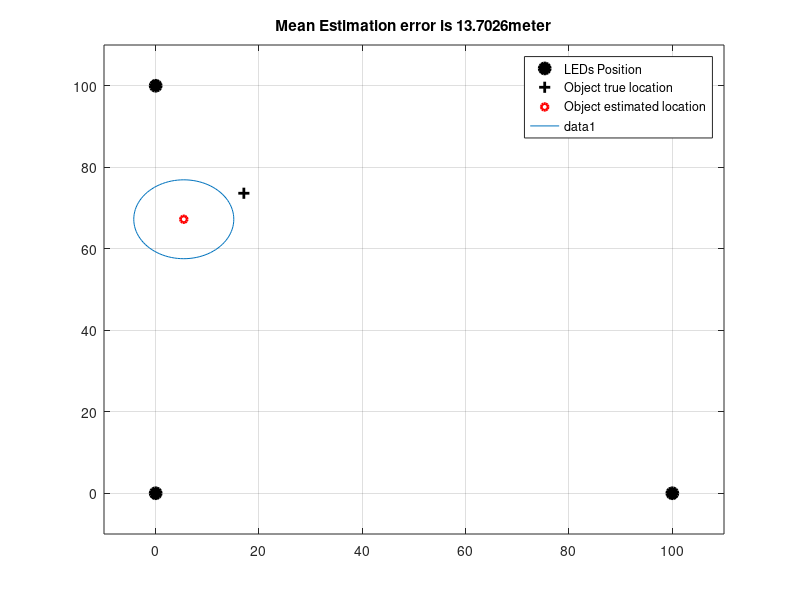

The MATLAB script that drew this image:

clc
networkSize=100;
LedAr=100;
LedPos=[0 0;0 100;100 100;100 0];
N=4;
M1=1;
xd=100;
yd=100;
clf
DisEr=zeros(100,1);
for i=1:20
        x=100*rand(1);
        y=100*rand(1);
        %x=50*rand(1);
        %y=50*rand(1);
        mobloc=[x y];
        d1=sqrt(x.^2+y.^2)+15*randn-.5;
        d2=sqrt(x.^2+(y-100).^2)+5*randn-.5;
        d4=sqrt(y.^2+(x-100).^2)+5*rand(1)-.5;
        d3=sqrt((x-100).^2+(y-100).^2)+5*rand(1)-.5;
        d=[d1 d2 d3 d4];
        d12=sqrt(x.^2+y.^2);
        d22=sqrt(x.^2+(y-100).^2);
        d42=sqrt(y.^2+(x-100).^2);
        d32=sqrt((x-100).^2+(y-100).^2);
        %e1=d1-d12;
        %e2=d2-d22;
        %e3=d3-d32;
        %e4=d4-d42;

        %1 and 2 intersection=d1.^2
        y1=(d1.^2+100.^2-d2.^2)/200; %intersection btn 1 & 2
         x1=sqrt(d1.^2-y1.^2);
         L(1)=x1;
         M(1)=y1;
         x2=  (100.^2-d4.^2+d1.^2)/200;     %1&4
         y2=sqrt(d1.^2-x2.^2);
         L(2)=x2;
         M(2)=y2;
         x3=(d1.^2-d4.^2+100^2)/200;
         y3=(d1.^2+100.^2-d2.^2)/200;
         L(3)=x3;
         M(3)=y3;
         X=[mean(L) mean(M)];
         
        u=5.3434;
        Sd=2.7794;
         
         
         %Xsq=[mean(L) mean(M)];
         
         %Xsq=[abs(mean(sqrt(sum(L.^2)))) abs(mean(sqrt(sum(M.^2))))];
         dr=zeros(4,1);
         
         for i=1:4
                dr(i)= sqrt((X(:,1)-LedPos(i,1)).^2+(X(:,2)-LedPos(i,2)).^2);
                
         end
         e=abs(dr-d');
         inx=find(e==max(e));
         
         d(1,inx)=[d(1,inx)-max(e)];
         d=d';
         d1=d(1,1);
         d2=d(2,1);
         d3=d(3,1);
         d4=d(4,1);
         y1=(d1.^2+100.^2-d2.^2)/200; %intersection btn 1 & 2
         x1=sqrt(d1.^2-y1.^2);
         L(1)=x1;
         M(1)=y1;
         x2=  (100.^2-d4.^2+d1.^2)/200;     %1&4
         y2=sqrt(d1.^2-x2.^2);
         L(2)=x2;
         M(2)=y2;
         x3=(d1.^2-d4.^2+100^2)/200;
         y3=(d1.^2+100.^2-d2.^2)/200;
         L(3)=x3;
         M(3)=y3;
         %Xsq=[mean(L) mean(M)];
         
       

         f(1)=figure(1);
         clf
 
         plot(LedPos(:,1),LedPos(:,2),'ko','MarkerSize',8,'lineWidth',2,'MarkerFaceColor','k');
         grid on
         hold on
         plot(x,y,'k+','MarkerSize',8,'lineWidth',2,'MarkerFaceColor','k');

         plot(X(:,1),X(:,2),'ro','MarkerSize',5,'lineWidth',2);
        % plot(Xsq(:,1),Xsq(:,2),'b*','MarkerSize',4,'lineWidth',2);   
                 %plot(Xsq1(:,1),Xsq1(:,2),'mo','MarkerSize',4,'lineWidth',2);   

            legend('LEDs Position','Object true location','Object estimated location',...
                   'Location','Best');
          %plot(X(:,1),X(:,2),'bo','MarkerSize',50,'lineWidth',.1); 
            x=X(:,1);
            y=X(:,2);
            r=9.68;
            
            th = 0:pi/50:2*pi;
            xunit = r * cos(th) + x;
            yunit = r * sin(th) + y;
            plot(xunit, yunit)
            
          
               % Compute the Root Mean Squred Error
            Err = abs(mean(sqrt(sum((X-mobloc).^2))));
            %Err2 = abs(mean(sqrt(sum((Xsq-mobloc).^2))));

            %DisEr=zeros(100,1);
            
            DisEr(i,:)=[Err];
            i=i+1;
            title(['Mean Estimation error is ',num2str(Err),'meter'])

            axis([-0.1 1.1 -0.1 1.1]*networkSize)
%    
    
    
    pause(1);
    
end 

   
